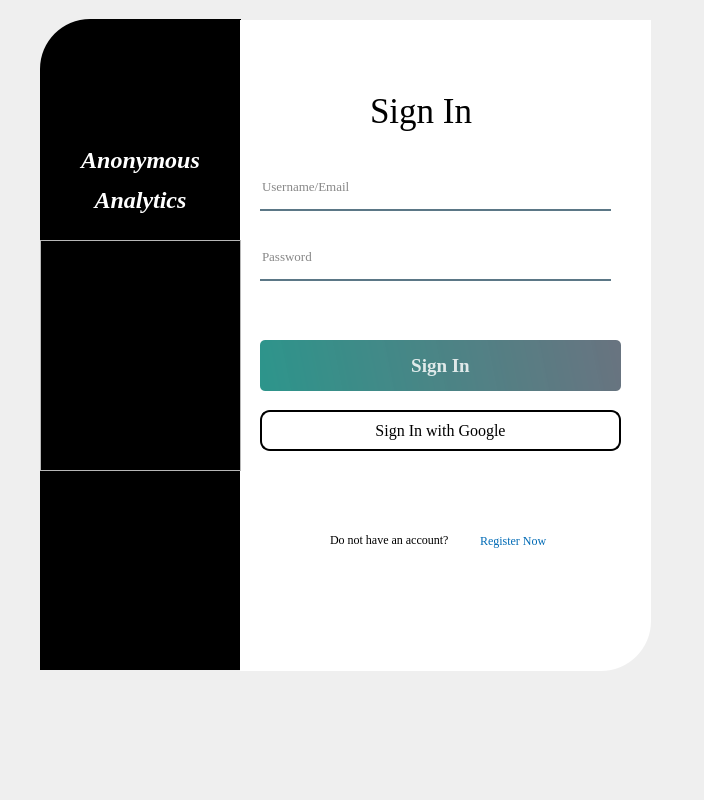
<?xml version="1.0" encoding="UTF-8"?>
<ui version="4.0">
 <class>SignIn</class>
 <widget class="QWidget" name="SignIn">
  <property name="enabled">
   <bool>true</bool>
  </property>
  <property name="geometry">
   <rect>
    <x>0</x>
    <y>0</y>
    <width>704</width>
    <height>800</height>
   </rect>
  </property>
  <property name="windowTitle">
   <string>Form</string>
  </property>
  <property name="styleSheet">
   <string notr="true"/>
  </property>
  <widget class="QWidget" name="widget" native="true">
   <property name="geometry">
    <rect>
     <x>40</x>
     <y>-10</y>
     <width>700</width>
     <height>711</height>
    </rect>
   </property>
   <property name="maximumSize">
    <size>
     <width>700</width>
     <height>800</height>
    </size>
   </property>
   <widget class="QLabel" name="label">
    <property name="geometry">
     <rect>
      <x>0</x>
      <y>29</y>
      <width>201</width>
      <height>651</height>
     </rect>
    </property>
    <property name="styleSheet">
     <string notr="true">background-color: rgb(0, 0, 0);
border-top-left-radius: 50px;</string>
    </property>
    <property name="text">
     <string/>
    </property>
   </widget>
   <widget class="QLabel" name="label_2">
    <property name="geometry">
     <rect>
      <x>200</x>
      <y>30</y>
      <width>411</width>
      <height>651</height>
     </rect>
    </property>
    <property name="styleSheet">
     <string notr="true">background-color: rgb(255, 255, 255);
border-bottom-right-radius: 50px;</string>
    </property>
    <property name="text">
     <string/>
    </property>
   </widget>
   <widget class="QLabel" name="label_3">
    <property name="geometry">
     <rect>
      <x>330</x>
      <y>90</y>
      <width>161</width>
      <height>61</height>
     </rect>
    </property>
    <property name="font">
     <font>
      <family>Times New Roman</family>
      <pointsize>26</pointsize>
      <weight>50</weight>
      <bold>false</bold>
     </font>
    </property>
    <property name="styleSheet">
     <string notr="true">color:rbga(0,0,0,200)</string>
    </property>
    <property name="text">
     <string>Sign In</string>
    </property>
   </widget>
   <widget class="QPushButton" name="pushButton">
    <property name="geometry">
     <rect>
      <x>220</x>
      <y>350</y>
      <width>361</width>
      <height>51</height>
     </rect>
    </property>
    <property name="font">
     <font>
      <family>Times New Roman</family>
      <pointsize>14</pointsize>
      <weight>75</weight>
      <bold>true</bold>
     </font>
    </property>
    <property name="cursor">
     <cursorShape>PointingHandCursor</cursorShape>
    </property>
    <property name="styleSheet">
     <string notr="true">QPushButton#pushButton{
	
	background-color: qlineargradient(spread:pad, x1:0, y1:0.505682, x2:1, y2:0.477, stop:0 rgba(11, 131, 120, 219), stop:1 rgba(85, 98, 112, 226));
	color:rgba(255, 255, 255, 210);
	border-radius:5px;
}
QPushButton#pushButton:hover{
	background-color: qlineargradient(spread:pad, x1:0, y1:0.505682, x2:1, y2:0.477, stop:0 rgba(150, 123, 111, 219), stop:1 rgba(85, 81, 84, 226));
}
QPushButton#pushButton:pressed{
	padding-left: 5px;
	padding-top: 5px;
	background-color:rgba(150,123,111,255);
}</string>
    </property>
    <property name="text">
     <string>Sign In</string>
    </property>
   </widget>
   <widget class="QLabel" name="label_8">
    <property name="geometry">
     <rect>
      <x>10</x>
      <y>120</y>
      <width>181</width>
      <height>141</height>
     </rect>
    </property>
    <property name="font">
     <font>
      <family>Times New Roman</family>
      <pointsize>20</pointsize>
      <weight>75</weight>
      <bold>true</bold>
     </font>
    </property>
    <property name="styleSheet">
     <string notr="true">color: rgb(255, 255, 255);</string>
    </property>
    <property name="text">
     <string>&lt;html&gt;&lt;head/&gt;&lt;body&gt;&lt;p align=&quot;center&quot;&gt;&lt;span style=&quot; font-size:18pt; font-weight:600; font-style:italic;&quot;&gt;Anonymous&lt;/span&gt;&lt;/p&gt;&lt;p align=&quot;center&quot;&gt;&lt;span style=&quot; font-size:18pt; font-weight:600; font-style:italic;&quot;&gt;Analytics&lt;/span&gt;&lt;/p&gt;&lt;/body&gt;&lt;/html&gt;</string>
    </property>
   </widget>
   <widget class="QLabel" name="label_4">
    <property name="geometry">
     <rect>
      <x>290</x>
      <y>540</y>
      <width>191</width>
      <height>20</height>
     </rect>
    </property>
    <property name="font">
     <font>
      <family>Times New Roman</family>
     </font>
    </property>
    <property name="text">
     <string>Do not have an account?</string>
    </property>
   </widget>
   <widget class="QLabel" name="CreateAcc">
    <property name="geometry">
     <rect>
      <x>440</x>
      <y>540</y>
      <width>131</width>
      <height>21</height>
     </rect>
    </property>
    <property name="font">
     <font>
      <family>Times New Roman</family>
     </font>
    </property>
    <property name="cursor">
     <cursorShape>PointingHandCursor</cursorShape>
    </property>
    <property name="styleSheet">
     <string notr="true">color: rgb(0, 106, 181);</string>
    </property>
    <property name="text">
     <string>Register Now</string>
    </property>
   </widget>
   <widget class="QFrame" name="frame">
    <property name="geometry">
     <rect>
      <x>240</x>
      <y>420</y>
      <width>31</width>
      <height>41</height>
     </rect>
    </property>
    <property name="styleSheet">
     <string notr="true">image: url(:/images/google-icon.png);
border-radius:10px</string>
    </property>
    <property name="frameShape">
     <enum>QFrame::StyledPanel</enum>
    </property>
    <property name="frameShadow">
     <enum>QFrame::Raised</enum>
    </property>
   </widget>
   <widget class="QPushButton" name="Google_btn_2">
    <property name="geometry">
     <rect>
      <x>220</x>
      <y>420</y>
      <width>361</width>
      <height>41</height>
     </rect>
    </property>
    <property name="font">
     <font>
      <family>Times New Roman</family>
      <pointsize>12</pointsize>
     </font>
    </property>
    <property name="cursor">
     <cursorShape>PointingHandCursor</cursorShape>
    </property>
    <property name="layoutDirection">
     <enum>Qt::RightToLeft</enum>
    </property>
    <property name="styleSheet">
     <string notr="true">QPushButton#Google_btn_2{
	border: 2px solid rgb(0, 0, 0);
	border-radius:10px;
}
QPushButton#Google_btn_2:hover {
	background-color: rgb(208, 208, 208);
}</string>
    </property>
    <property name="text">
     <string>Sign In with Google</string>
    </property>
   </widget>
   <widget class="QLineEdit" name="lineEdit_9">
    <property name="geometry">
     <rect>
      <x>220</x>
      <y>250</y>
      <width>351</width>
      <height>41</height>
     </rect>
    </property>
    <property name="font">
     <font>
      <family>Times New Roman</family>
      <pointsize>10</pointsize>
     </font>
    </property>
    <property name="styleSheet">
     <string notr="true">background-color:rgba(0, 0, 0, 0);
border:none;
border-bottom:2px solid rgba(46, 82, 101, 200);
color:rgba(0, 0, 0, 240);
padding-bottom:7px;</string>
    </property>
    <property name="echoMode">
     <enum>QLineEdit::Password</enum>
    </property>
    <property name="placeholderText">
     <string>Password</string>
    </property>
   </widget>
   <widget class="QLineEdit" name="lineEdit_7">
    <property name="geometry">
     <rect>
      <x>220</x>
      <y>180</y>
      <width>351</width>
      <height>41</height>
     </rect>
    </property>
    <property name="font">
     <font>
      <family>Times New Roman</family>
      <pointsize>10</pointsize>
     </font>
    </property>
    <property name="styleSheet">
     <string notr="true">background-color:rgba(0, 0, 0, 0);
border:none;
border-bottom:2px solid rgba(46, 82, 101, 200);
color:rgba(0, 0, 0, 240);
padding-bottom:7px;</string>
    </property>
    <property name="placeholderText">
     <string>Username/Email</string>
    </property>
   </widget>
   <widget class="QFrame" name="frame_2">
    <property name="geometry">
     <rect>
      <x>0</x>
      <y>250</y>
      <width>201</width>
      <height>231</height>
     </rect>
    </property>
    <property name="styleSheet">
     <string notr="true">image: url(:/images/train4.png);</string>
    </property>
    <property name="frameShape">
     <enum>QFrame::StyledPanel</enum>
    </property>
    <property name="frameShadow">
     <enum>QFrame::Raised</enum>
    </property>
   </widget>
   <zorder>label</zorder>
   <zorder>label_2</zorder>
   <zorder>label_3</zorder>
   <zorder>pushButton</zorder>
   <zorder>label_8</zorder>
   <zorder>label_4</zorder>
   <zorder>CreateAcc</zorder>
   <zorder>Google_btn_2</zorder>
   <zorder>lineEdit_9</zorder>
   <zorder>lineEdit_7</zorder>
   <zorder>frame</zorder>
   <zorder>frame_2</zorder>
  </widget>
 </widget>
 <resources>
  <include location="res.qrc"/>
 </resources>
 <connections/>
</ui>
